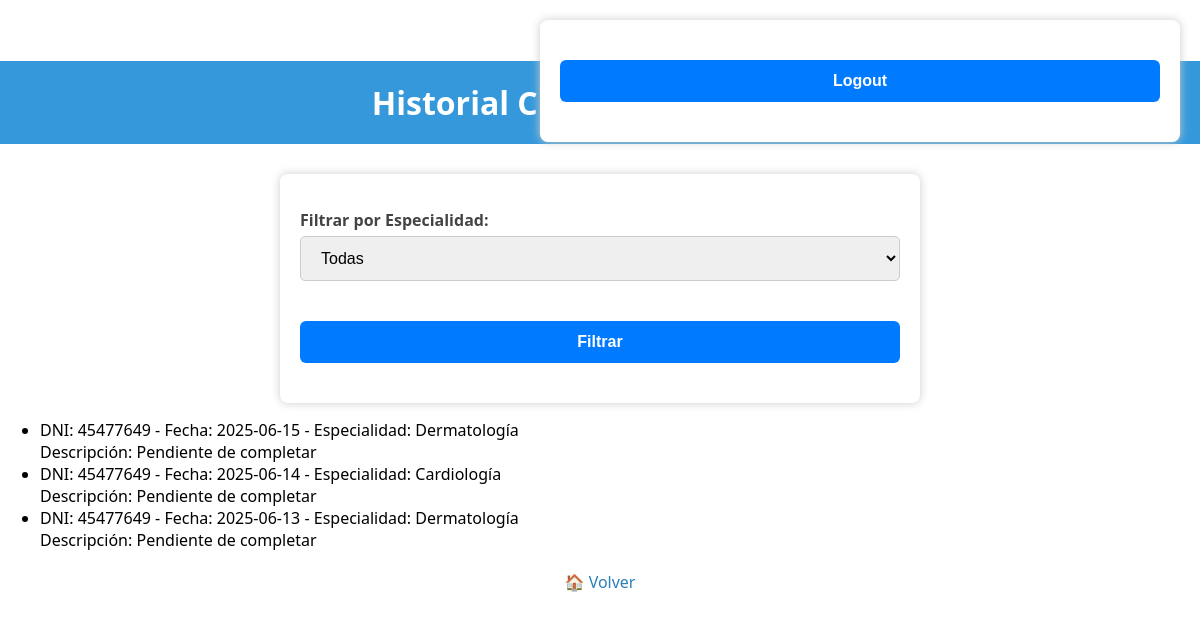
/ver_historial/45477649 (signed in), run on the app's committed database.
### app.py (models this page shows, shortened)
class HistoriaClinica(db.Model):
    __tablename__ = 'historia'
    id = db.Column(db.Integer, primary_key=True)
    dni_paciente = db.Column(db.Integer, db.ForeignKey('paciente.dni'), nullable=False)
    matricula_medico = db.Column(db.Integer, db.ForeignKey('medico.matricula'), nullable=False)
    fecha = db.Column(db.String(20), nullable=False)
    descripcion = db.Column(db.Text, nullable=False)

class Medico(db.Model):
    __tablename__ = 'medico'
    matricula = db.Column(db.Integer, primary_key=True, nullable=False)
    nombre = db.Column(db.String(100), nullable=False)
    especialidad = db.Column(db.String(100), nullable=False)
    tel = db.Column(db.String(20), nullable=False)
    estado = db.Column(db.String(20), default='activo')

### app.py (the view)
@app.route('/ver_historial/<int:dni>', methods=['GET', 'POST'])
def ver_historial(dni):
    especialidad_filtro = request.form.get('especialidad') if request.method == 'POST' else None
    especialidades = db.session.query(Medico.especialidad) \
        .join(HistoriaClinica, Medico.matricula == HistoriaClinica.matricula_medico) \
        .filter(HistoriaClinica.dni_paciente == dni).distinct().all()
    especialidades = [e[0] for e in especialidades]
    query = db.session.query(HistoriaClinica.fecha, HistoriaClinica.descripcion, Medico.especialidad) \
             .join(Medico, HistoriaClinica.matricula_medico == Medico.matricula) \
             .filter(HistoriaClinica.dni_paciente == dni)
    if especialidad_filtro:
        query = query.filter(Medico.especialidad == especialidad_filtro)
    historial = query.order_by(HistoriaClinica.fecha.desc()).all()
    datos = [{
        'dni': dni,
        'fecha': h.fecha,
        'especialidad': h.especialidad,
        'descripcion': h.descripcion
    } for h in historial]
    return render_template('historial_clinico.html',
                           historial=datos,
                           especialidades=especialidades,
                           seleccionada=especialidad_filtro)

### templates/historial_clinico.html (shortened to what this page needs)
{% extends "base.html" %}
{% block content %}
<h1>Historial Clínico del Paciente</h1>
<form method="POST">
    <label for="especialidad">Filtrar por Especialidad:</label>
    <select name="especialidad">
        <option value="">Todas</option>
    </select>
    <button type="submit">Filtrar</button>
</form>
<ul>
    {% for item in historial %}
    <li>
        DNI: {{ item.dni }} - Fecha: {{ item.fecha }} - Especialidad: {{ item.especialidad }}<br>
        Descripción: {{ item.descripcion }}
    </li>
    {% else %}
    <li>No hay registros de historia clínica para mostrar.</li>
    {% endfor %}
</ul>
{% if session.get('rol') == 'admin' %}
    <a href="{{ url_for('ver_pacientes') }}">🏠 Volver</a>
{% elif session.get('rol') == 'paciente' %}
    <a href="{{ url_for('index') }}">🏠 Volver</a>
{% endif %}
{% endblock %}

### static/style.css (style rules this page uses)
body { font-family: Arial, sans-serif; background-color: #f4f4f4; margin: 0; padding: 0; }
h1 { background-color: #3498db; color: white; padding: 20px; text-align: center; margin-bottom: 30px; }
form { width: 80%; max-width: 600px; margin: auto; background: white; padding: 20px; border-radius: 8px; box-shadow: 0 0 10px #ccc; }
input, select, textarea, button { width: 100%; padding: 10px; margin-top: 10px; margin-bottom: 20px; border: 1px solid #ccc; border-radius: 5px; }
button { background-color: #2ecc71; color: white; font-weight: bold; border: none; cursor: pointer; }
a { color: #2980b9; text-decoration: none; display: block; text-align: center; margin-top: 20px; }
body { margin: 0; font-family: 'Segoe UI', sans-serif; background: url('/static/bg-form.jpg') no-repeat center center fixed; background-size: cover; }
label { display: block; margin-top: 15px; font-weight: bold; color: #444; }
input, select, textarea { width: 100%; padding: 10px; margin-top: 5px; border: 1px solid #ccc; border-radius: 6px; font-size: 16px; }
button { margin-top: 20px; width: 100%; padding: 12px; background-color: #007BFF; color: white; font-size: 16px; border: none; border-radius: 6px; cursor: pointer; transition: background 0.3s; }
input[type="text"], input[type="number"], input[type="date"], select, textarea { padding: 12px 16px; box-sizing: border-box; border-radius: 5px; border: 1px solid #ccc; width: 100%; font-size: 16px; }

### data on the page
HistoriaClinica: dni "45477649", fecha "2025-06-15", especialidad "Dermatología", descripcion "Pendiente de completar"
HistoriaClinica: dni "45477649", fecha "2025-06-14", especialidad "Cardiología", descripcion "Pendiente de completar"
HistoriaClinica: dni "45477649", fecha "2025-06-13", especialidad "Dermatología", descripcion "Pendiente de completar"
